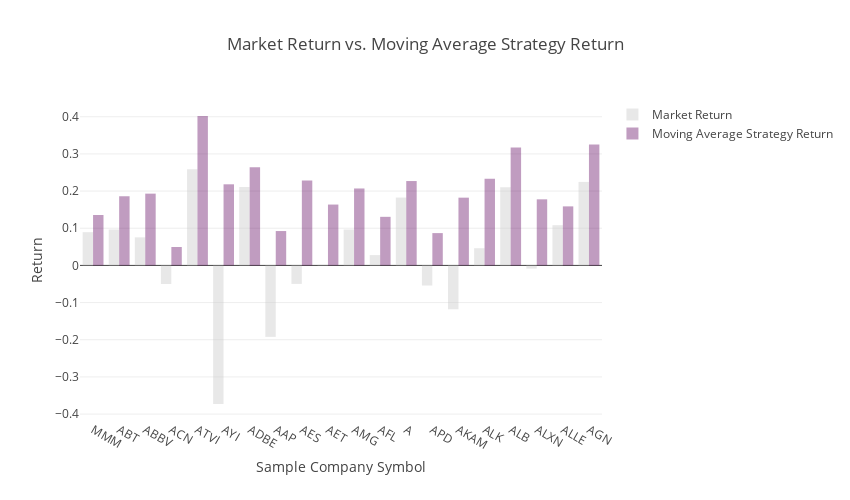

The notebook cell saved with this chart:
### Code cell
mr2 = dict(type = 'bar',
          name = 'Market Return',
          y = strategy2['Market Return'],
          x = strategy2.index,
          marker = dict(color = 'rgb(200,200,200)'),
          opacity=0.4
        )
sr2 = dict(type = 'bar',
          name = 'Moving Average Strategy Return',
          y = strategy2['Strategy Return'],
          x = strategy2.index,
          marker = dict(color = 'rgb(100,10,100)'),
          opacity = 0.4
         )
layout = dict(width=850, height=500,                        
              yaxis={'title': 'Return'},                    
              title='Market Return vs. Moving Average Strategy Return',            
              xaxis={'title': 'Sample Company Symbol'}
         )
iplot(go.Figure(data=[mr2,sr2], layout=layout))

### Figure 1 — Plotly figure (JSON) as saved in the notebook; plotly's stock layout.template omitted (floating-point values rounded to 4 significant figures)
{"data": [{"marker": {"color": "rgb(200,200,200)"}, "name": "Market Return", "opacity": 0.4, "type": "bar", "x": ["MMM", "ABT", "ABBV", "ACN", "ATVI", "AYI", "ADBE", "AAP", "AES", "AET", "AMG", "AFL", "A", "APD", "AKAM", "ALK", "ALB", "ALXN", "ALLE", "AGN"], "y": [0.0895, 0.09662, 0.07561, -0.05009, 0.259, -0.3729, 0.211, -0.1923, -0.0498, 0.001868, 0.09659, 0.02792, 0.1825, -0.0542, -0.1181, 0.04623, 0.2104, -0.008665, 0.1083, 0.2246]}, {"marker": {"color": "rgb(100,10,100)"}, "name": "Moving Average Strategy Return", "opacity": 0.4, "type": "bar", "x": ["MMM", "ABT", "ABBV", "ACN", "ATVI", "AYI", "ADBE", "AAP", "AES", "AET", "AMG", "AFL", "A", "APD", "AKAM", "ALK", "ALB", "ALXN", "ALLE", "AGN"], "y": [0.1357, 0.1861, 0.1931, 0.04953, 0.402, 0.2182, 0.264, 0.09251, 0.2285, 0.1637, 0.207, 0.1307, 0.227, 0.08694, 0.1823, 0.2329, 0.317, 0.1778, 0.1588, 0.325]}], "layout": {"height": 500, "title": "Market Return vs. Moving Average Strategy Return", "width": 850, "xaxis": {"title": "Sample Company Symbol"}, "yaxis": {"title": "Return"}}}
